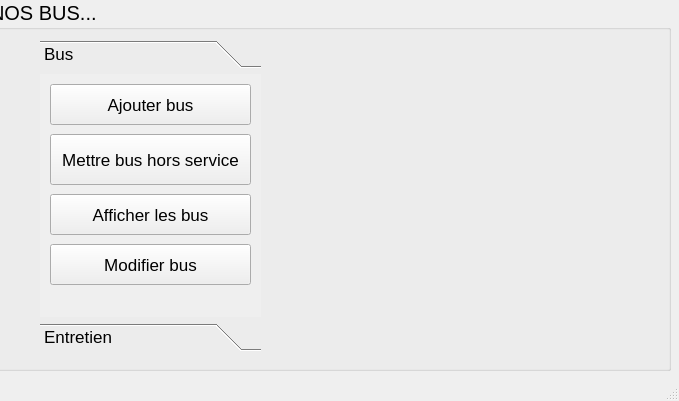
<?xml version="1.0" encoding="UTF-8"?>
<ui version="4.0">
 <class>MainWindow</class>
 <widget class="QMainWindow" name="MainWindow">
  <property name="geometry">
   <rect>
    <x>0</x>
    <y>0</y>
    <width>679</width>
    <height>401</height>
   </rect>
  </property>
  <property name="windowTitle">
   <string>MainWindow</string>
  </property>
  <widget class="QWidget" name="centralwidget">
   <widget class="QLabel" name="label">
    <property name="geometry">
     <rect>
      <x>-310</x>
      <y>-70</y>
      <width>991</width>
      <height>511</height>
     </rect>
    </property>
    <property name="text">
     <string/>
    </property>
    <property name="pixmap">
     <pixmap>../../2019-URBAN-Iveco-Crealis-18-m-In-Motion-Charging.png</pixmap>
    </property>
   </widget>
   <widget class="QGroupBox" name="groupBox">
    <property name="geometry">
     <rect>
      <x>-10</x>
      <y>0</y>
      <width>681</width>
      <height>371</height>
     </rect>
    </property>
    <property name="font">
     <font>
      <pointsize>15</pointsize>
     </font>
    </property>
    <property name="title">
     <string>NOS BUS...</string>
    </property>
    <widget class="QToolBox" name="toolBox">
     <property name="geometry">
      <rect>
       <x>50</x>
       <y>40</y>
       <width>221</width>
       <height>311</height>
      </rect>
     </property>
     <property name="font">
      <font>
       <pointsize>13</pointsize>
      </font>
     </property>
     <property name="currentIndex">
      <number>0</number>
     </property>
     <widget class="QWidget" name="Bus">
      <property name="geometry">
       <rect>
        <x>0</x>
        <y>0</y>
        <width>221</width>
        <height>241</height>
       </rect>
      </property>
      <attribute name="label">
       <string>Bus</string>
      </attribute>
      <widget class="QPushButton" name="pushButton">
       <property name="geometry">
        <rect>
         <x>10</x>
         <y>10</y>
         <width>201</width>
         <height>41</height>
        </rect>
       </property>
       <property name="text">
        <string>Ajouter bus</string>
       </property>
      </widget>
      <widget class="QPushButton" name="pushButton_2">
       <property name="geometry">
        <rect>
         <x>10</x>
         <y>60</y>
         <width>201</width>
         <height>51</height>
        </rect>
       </property>
       <property name="text">
        <string>Mettre bus hors service</string>
       </property>
      </widget>
      <widget class="QPushButton" name="pushButton_3">
       <property name="geometry">
        <rect>
         <x>10</x>
         <y>120</y>
         <width>201</width>
         <height>41</height>
        </rect>
       </property>
       <property name="text">
        <string>Afficher les bus</string>
       </property>
      </widget>
      <widget class="QPushButton" name="pushButton_4">
       <property name="geometry">
        <rect>
         <x>10</x>
         <y>170</y>
         <width>201</width>
         <height>41</height>
        </rect>
       </property>
       <property name="text">
        <string>Modifier bus</string>
       </property>
      </widget>
     </widget>
     <widget class="QWidget" name="Entretien">
      <property name="geometry">
       <rect>
        <x>0</x>
        <y>0</y>
        <width>221</width>
        <height>241</height>
       </rect>
      </property>
      <attribute name="label">
       <string>Entretien</string>
      </attribute>
      <widget class="QPushButton" name="pushButton_7">
       <property name="geometry">
        <rect>
         <x>10</x>
         <y>60</y>
         <width>201</width>
         <height>51</height>
        </rect>
       </property>
       <property name="text">
        <string>Ajouter rappel</string>
       </property>
      </widget>
      <widget class="QPushButton" name="pushButton_8">
       <property name="geometry">
        <rect>
         <x>10</x>
         <y>120</y>
         <width>201</width>
         <height>41</height>
        </rect>
       </property>
       <property name="text">
        <string>Afficher les bus</string>
       </property>
      </widget>
      <widget class="QPushButton" name="pushButton_9">
       <property name="geometry">
        <rect>
         <x>10</x>
         <y>10</y>
         <width>201</width>
         <height>41</height>
        </rect>
       </property>
       <property name="text">
        <string>Ajouter un entretien</string>
       </property>
      </widget>
     </widget>
    </widget>
   </widget>
  </widget>
  <widget class="QStatusBar" name="statusbar"/>
 </widget>
 <resources/>
 <connections/>
</ui>
